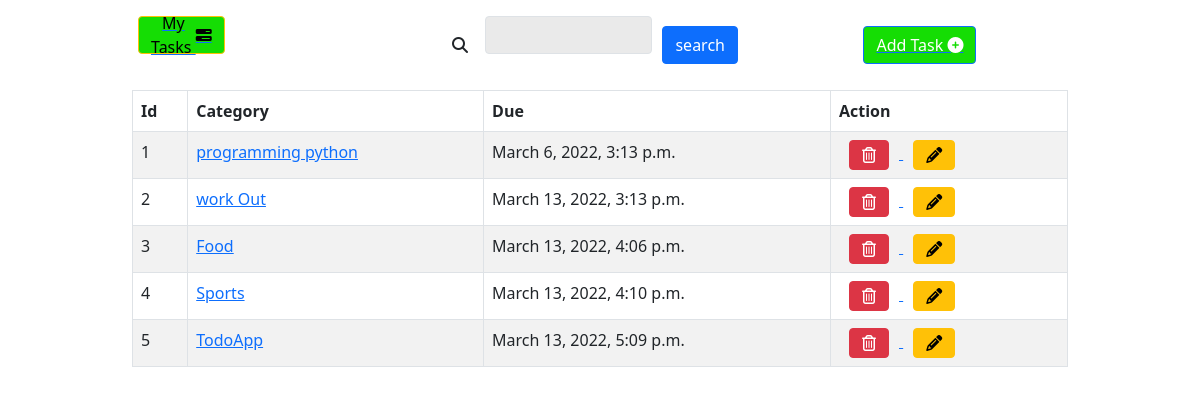
The page / on the database its author committed.
### todoapp/models.py (models this page shows, shortened)
class TodoList(models.Model):
    title = models.CharField(max_length=100, unique=True)
    slug = models.SlugField(null=True, blank=True)
    created_time = models.DateTimeField(auto_now_add=True)
    due_date = models.DateTimeField(default=week_one_hence)
    active = models.BooleanField(default=False)
    featured = models.BooleanField(default=False)
    class Meta:
        ordering = ('id',)

### todoapp/views.py (the view)
# urls.py: path('', views.home, name='home'),
def home(request):
    todoList = TodoList.objects.filter(active=True, featured=True)[0:6]
    context = {
        'todoList': todoList
    }
    return render(request, 'todoapp/index.html', context)

### templates/todoapp/index.html (shortened to what this page needs)
{% extends 'base.html' %}
{% load static %}
{% load crispy_forms_tags %}
{% block content %}
    <section class="list-section">
        <div>
            <div class="container">
                <div class="row">
                    <div class="col-md-4">
                        <div class="col-md-4 d-flex justify-content-center align-items-center">
                            <a href="{% url 'list_items' %}">
                                <button class="btn btn-warning d-flex align-items-center align-self-center" type="button"
                                        style="height: 38px;background-color: rgb(21,221,4);">My Tasks <i class="fa fa-tasks"></i>
                                </button>
                            </a>
                        </div>
                    </div>
                    <div class="col-md-4 d-flex justify-content-end align-self-start">
                        <i class="fas fa-search d-xl-flex justify-content-xl-center align-items-xl-center"></i>
                        <input id="search-field"
                               class="border rounded d-xl-flex justify-content-xl-center align-items-xl-center search-field"
                               type="search" style="background-color: #eaeaea;
                               width: 80%;height: 38px;padding: 0px;margin-left: 17px;" name="search" />
                        <form id="searchForm" method="GET">
                            <button class="btn btn-primary" type="submit" value="search">search</button>
                        </form>
                    </div>
                    <div class="col-md-4 d-flex justify-content-center align-items-center">
                        <a href="{% url 'create_task' %}">
                            <button class="btn btn-primary d-flex align-items-center align-self-center" type="button"
                                    style="height: 38px;background-color: rgb(21,221,4);">Add Task <i class="fa fa-plus-circle"></i>
                            </button>
                        </a>
                    </div>
                </div>
                <div class="row">
                    <div class="col-md-12">
                        <table id="example" class="table table-striped table-bordered" cellspacing="0" width="100%">
                            <thead>
                            <tr>
                                <th>Id</th>
                                <th>Category</th>
                                <th>Due</th>
                                <th>Action</th>
                            </tr>
                            </thead>
                            <tbody>
                            {% for todoList in todoList %}
                            <tr>
                                <td>{{ todoList.id }}</td>
                                <td><a href="{% url 'list_items' %}">
                                    {{ todoList.title }}</a>
                                </td>
                                <td>{{ todoList.due_date }}</td>
                                <td>
                                    <a href="{% url 'delete_list' todoList.slug %}">
                                        <button class="btn btn-danger" type="button">
                                            <i class="far fa-trash-alt d-xl-flex justify-content-xl-center align-items-xl-center"></i>
                                        </button>
                                    </a>
                                    <a href="{% url 'update_list' todoList.slug %}">
                                        <button class="btn btn-warning" type="button">
                                            <i class="fas fa-pencil-alt d-xl-flex justify-content-xl-center align-items-xl-center"></i>
                                        </button>
                                    </a>
                                </td>
                            </tr>
                            {% endfor %}
                            </tbody>
                        </table>
                    </div>
                </div>
            </div>
        </div>
    </section>
{% endblock %}

### static/css/styles.css (style rules this page uses)
html, body { margin: 0; box-sizing: border-box; padding: 0; scroll-behavior: smooth; }
body * { transition: 0.3s; }
p, input, label, textarea { font-family: 'Roboto Mono', monospace; }
form { margin: 10px auto; }
@media (min-width:1200px) { .container, .container-lg, .container-md, .container-sm, .container-xl { max-width: 1140px; } }
@media (min-width:992px) { .container, .container-lg, .container-md, .container-sm { max-width: 960px; } }
.container { width: 100%; margin-right: auto; margin-left: auto; padding-left: .75rem; padding-right: .75rem; }
.row { display: flex; flex-wrap: wrap; margin-top: 1rem; }
@media (min-width:768px) { .col-md-4 { flex: 0 0 auto; width: 33.33333333%; } }
.align-self-start { align-self: flex-start!important; }
.justify-content-end { justify-content: flex-end!important; }
.d-flex { display: flex!important; }
@media (min-width:1200px) { .align-items-xl-center { align-items: center!important; } }
@media (min-width:1200px) { .justify-content-xl-center { justify-content: center!important; } }
@media (min-width:1200px) { .d-xl-flex { display: flex!important; } }
.rounded { border-radius: .25rem!important; }
.border { border: 1px solid #dee2e6!important; }
input { margin: 0; font-family: inherit; font-size: inherit; line-height: inherit; }
button { margin:0px 10px; display: inline-block; padding: .375rem .75rem; }

### rows shown on the page
TodoList: id "1", title "programming python", due_date "March 6, 2022, 3:13 p.m."
TodoList: id "2", title "work Out", due_date "March 13, 2022, 3:13 p.m."
TodoList: id "3", title "Food", due_date "March 13, 2022, 4:06 p.m."
TodoList: id "4", title "Sports", due_date "March 13, 2022, 4:10 p.m."
TodoList: id "5", title "TodoApp", due_date "March 13, 2022, 5:09 p.m."
